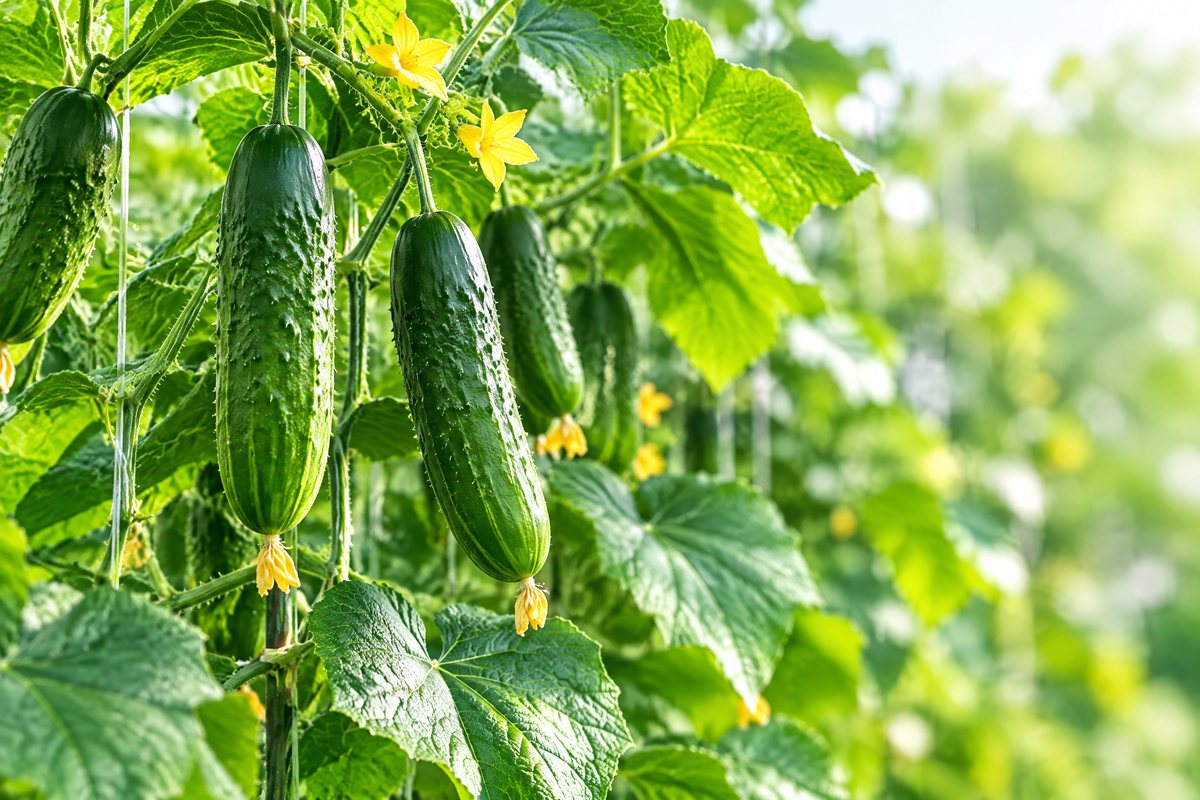
#> input picture assets/cucumber-plot.jpg, 1200 x 800 px
$ python optimize_dashboard_assets.py
#> lines starting #> are read from the running program, lines starting #| are printed output that depends on the picture
from pathlib import Path
from PIL import Image

root = Path(__file__).resolve().parents[1] / "assets"

cucumber = Image.open(root / "cucumber-plot.jpg").convert("RGB")
#> cucumber is the input picture: PIL image 1200x800 RGB; mean R, G, B 135.2, 173.9, 81.8
cucumber.thumbnail((1200, 800), Image.Resampling.LANCZOS)
cucumber.save(root / "cucumber-plot.jpg", quality=84, optimize=True, progressive=True)

pump = Image.open(root / "pump-hero.png")
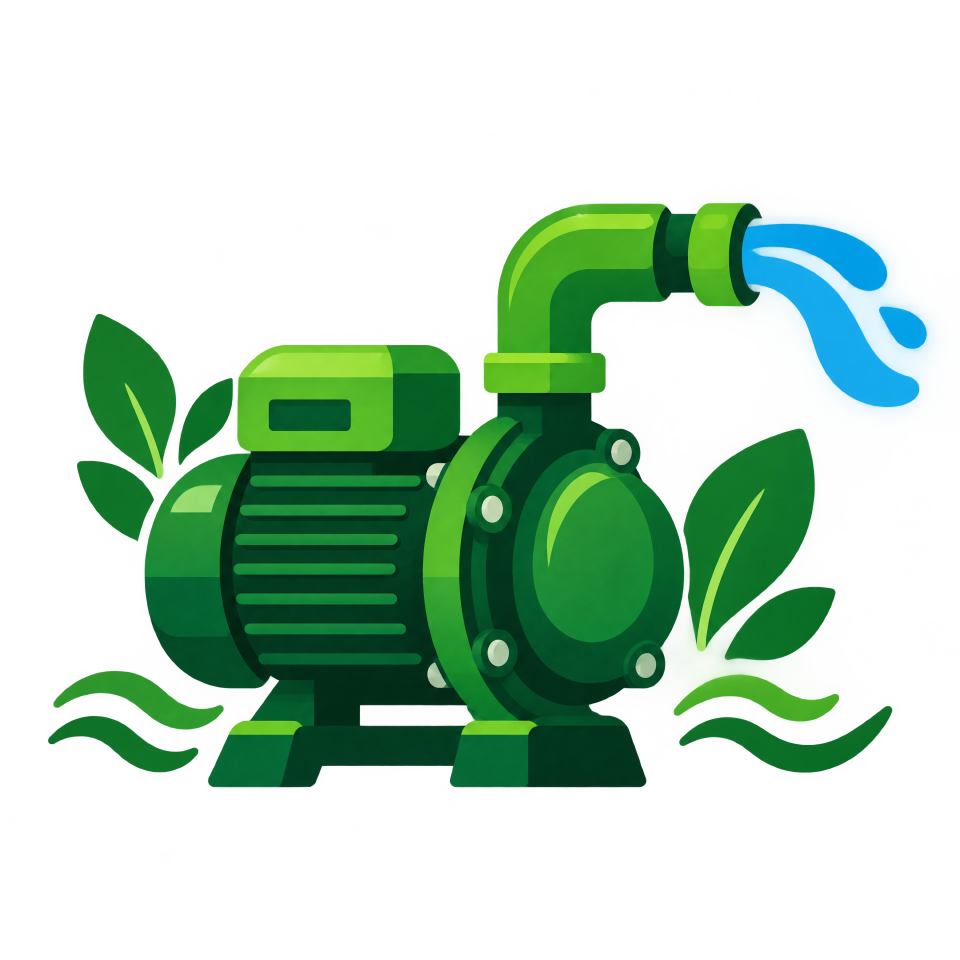
#> input picture assets/pump-hero.png, 1920 x 1920 px (shown at 1/2 size)
#> pump is the input picture: PIL image 1920x1920 RGBA; mean R, G, B, A 19.9, 63.7, 31.5, 79.2
pump.thumbnail((900, 900), Image.Resampling.LANCZOS)
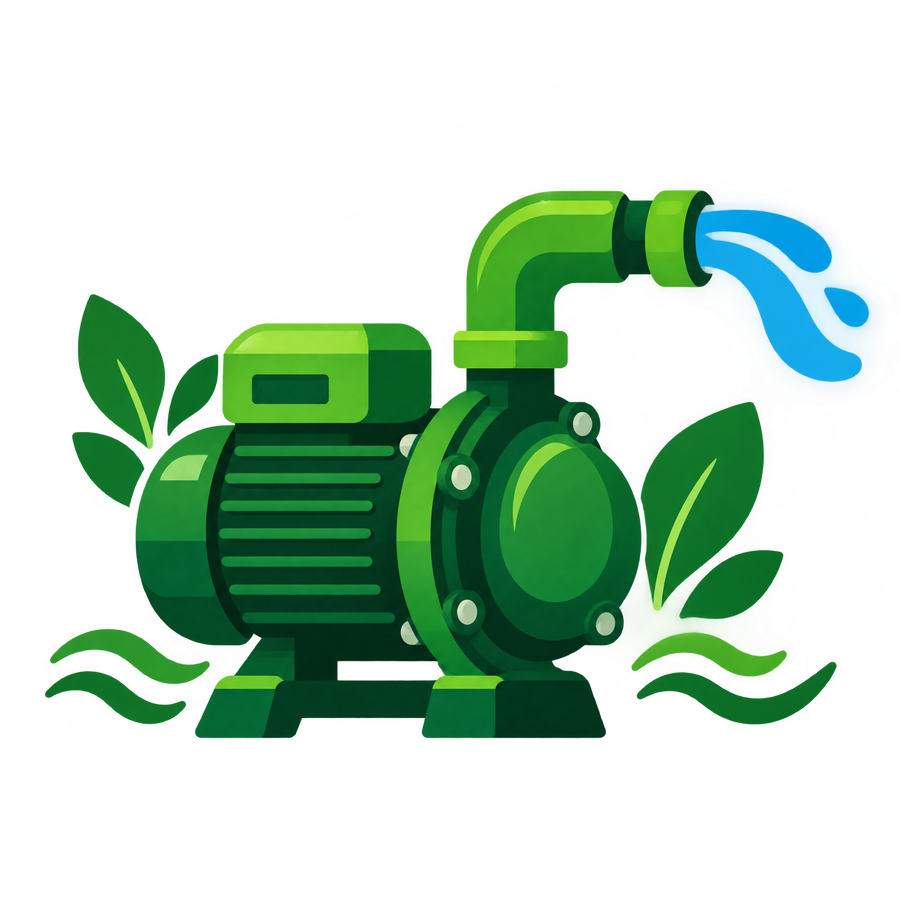
#> pump: PIL image 900x900 RGBA; mean R, G, B, A 13.1, 49.1, 23.5, 79.2; transparent parts drawn white
pump.save(root / "pump-hero.png", optimize=True)

for name in ("cucumber-plot.jpg", "pump-hero.png"):
    path = root / name
    print(f"{name}: {path.stat().st_size} bytes, {Image.open(path).size}")
